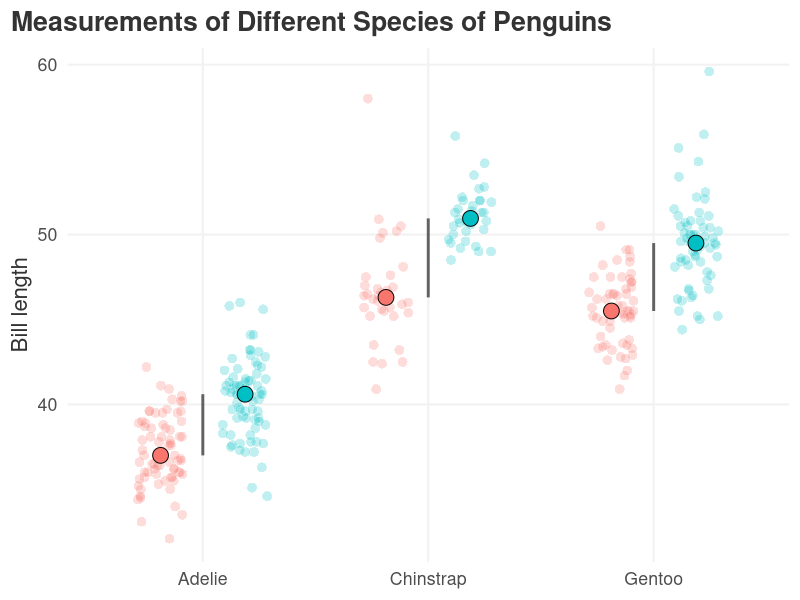
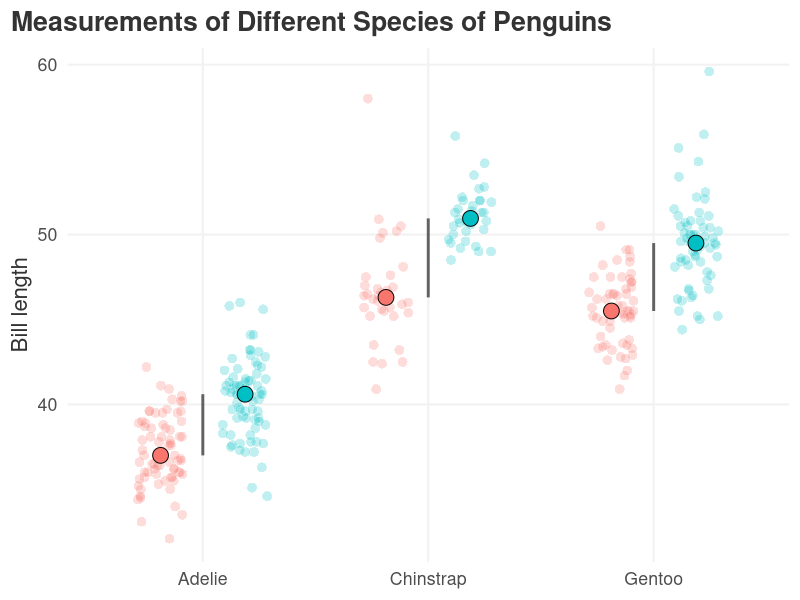

Recreate these plots in R, in order.
library(tidyverse)
library(palmerpenguins)
library(ggtext)

colnames(penguins)

data <- penguins %>% 
  drop_na() %>% 
  select(species,bill_length_mm,sex)

# Setup a theme
penguins_theme <- theme_minimal(base_size = 16) + # base font size for all text
  
  theme(
    plot.title.position   = 'plot',
    text = element_text(color = 'grey20'), 
    
    plot.title = element_text(
      lineheight = 1, # tighter line spacing for multi-line titles
      face       = 'bold'),
    
    panel.grid.minor = element_blank(), # remove minor gridlines to reduce clutter
    panel.grid.major = element_line(color     = 'grey95',
                                    linewidth = 0.75),
    
    legend.position = 'none')

median_bill_lengths <- data %>%
  summarise(
    median_bill_length = median(bill_length_mm),
    .by = c(species, sex)
  )

data %>% 
  ggplot(aes(x= species,
             y = bill_length_mm,
             fill = sex)) + 
  geom_point(size = 3,
             alpha = 0.25,
             shape = 21,
             col = "white",
             position = position_jitterdodge(seed = 12345)) + 
  
  labs(x     = NULL,
       y     = "Bill length",
       title = "Measurements of Different Species of Penguins"
  ) +
  
  geom_point(
    data     = median_bill_lengths,
    aes(y = median_bill_length),
    size     = 5,
    shape    = 21,                                       # filled circle so it inherits the fill = sex aesthetic
    position = position_dodge(0.75)                      # dodge must match the jitterdodge dodge width above
  ) +
  
  geom_line(
    data      = median_bill_lengths,
    aes(y = median_bill_length, group = species),        # one line per species connecting male and female medians
    linewidth = 1,
    alpha     = 0.6
  ) +
  
  penguins_theme + 
    theme(legend.position = 'none')

# Save the last rendered plot --------------------------------------------------
ggsave(
  filename = 'penguins_.png',
  dpi      = 600,
  width    = 8,
  height   = 5,
  bg       = 'white'
)
